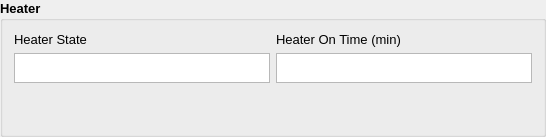
            <widget class="QGroupBox" name="groupBox_2">
             <property name="font">
              <font>
               <pointsize>10</pointsize>
               <weight>75</weight>
               <bold>true</bold>
              </font>
             </property>
             <property name="title">
              <string>Heater</string>
             </property>
             <layout class="QGridLayout" name="gridLayout_8">
              <item row="0" column="0">
               <layout class="QHBoxLayout" name="horizontalLayout_15">
                <item>
                 <layout class="QVBoxLayout" name="verticalLayout_29">
                  <item>
                   <widget class="QLabel" name="lHeaterState">
                    <property name="font">
                     <font>
                      <pointsize>10</pointsize>
                      <weight>50</weight>
                      <bold>false</bold>
                     </font>
                    </property>
                    <property name="text">
                     <string>Heater State</string>
                    </property>
                   </widget>
                  </item>
                  <item>
                   <widget class="QTextEdit" name="eHeaterState">
                    <property name="minimumSize">
                     <size>
                      <width>0</width>
                      <height>26</height>
                     </size>
                    </property>
                    <property name="maximumSize">
                     <size>
                      <width>16777215</width>
                      <height>30</height>
                     </size>
                    </property>
                    <property name="font">
                     <font>
                      <pointsize>8</pointsize>
                      <weight>50</weight>
                      <bold>false</bold>
                     </font>
                    </property>
                    <property name="readOnly">
                     <bool>true</bool>
                    </property>
                   </widget>
                  </item>
                  <item>
                   <spacer name="verticalSpacer_26">
                    <property name="orientation">
                     <enum>Qt::Vertical</enum>
                    </property>
                    <property name="sizeHint" stdset="0">
                     <size>
                      <width>20</width>
                      <height>40</height>
                     </size>
                    </property>
                   </spacer>
                  </item>
                 </layout>
                </item>
                <item>
                 <layout class="QVBoxLayout" name="verticalLayout_30">
                  <item>
                   <widget class="QLabel" name="lHeaterRunninTime">
                    <property name="font">
                     <font>
                      <pointsize>10</pointsize>
                      <weight>50</weight>
                      <bold>false</bold>
                     </font>
                    </property>
                    <property name="text">
                     <string>Heater On Time (min)</string>
                    </property>
                   </widget>
                  </item>
                  <item>
                   <widget class="QTextEdit" name="eHeaterOnTime">
                    <property name="minimumSize">
                     <size>
                      <width>0</width>
                      <height>26</height>
                     </size>
                    </property>
                    <property name="maximumSize">
                     <size>
                      <width>16777215</width>
                      <height>30</height>
                     </size>
                    </property>
                    <property name="font">
                     <font>
                      <pointsize>8</pointsize>
                      <weight>50</weight>
                      <bold>false</bold>
                     </font>
                    </property>
                    <property name="readOnly">
                     <bool>true</bool>
                    </property>
                   </widget>
                  </item>
                  <item>
                   <spacer name="verticalSpacer_27">
                    <property name="orientation">
                     <enum>Qt::Vertical</enum>
                    </property>
                    <property name="sizeHint" stdset="0">
                     <size>
                      <width>20</width>
                      <height>40</height>
                     </size>
                    </property>
                   </spacer>
                  </item>
                 </layout>
                </item>
               </layout>
              </item>
             </layout>
            </widget>
